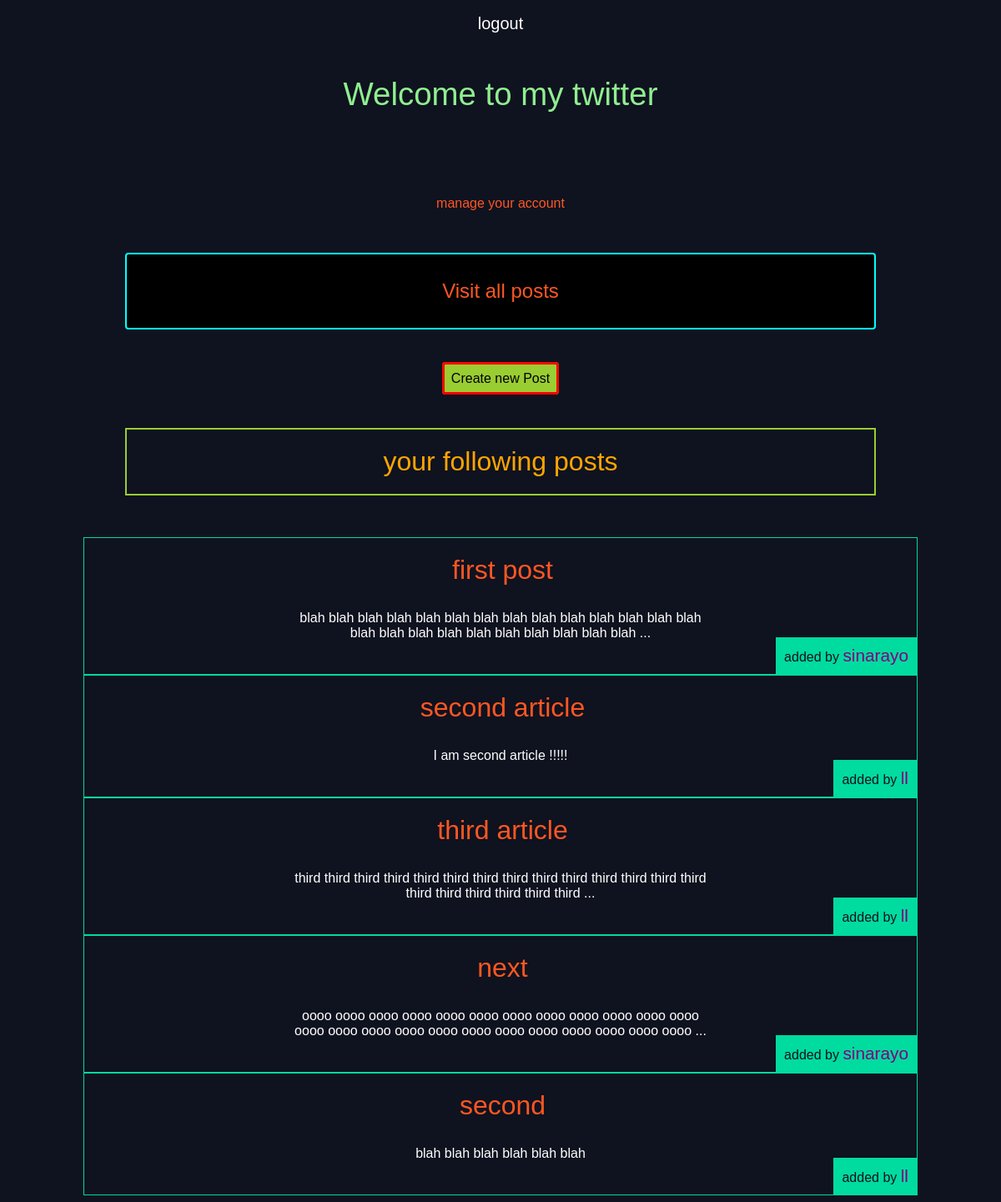
/ (signed in), run on the app's committed database.
### posts/models.py (models this page shows, shortened)
class Post(models.Model):
    title = models.CharField(max_length=60)
    body = models.TextField()
    author = models.ForeignKey(User, on_delete=models.CASCADE)
    auth_slug = models.SlugField(default=None)
    slug = models.SlugField()
    date = models.DateTimeField(auto_now_add=True)
    def editedbody(self):
        if len(self.body) > 120:
            return self.body[:120] + '  ...'
        else:
            return self.body

### Twitter/views.py (the view)
# urls.py: path('', views.HomePage, name='home'),
@login_required(login_url='/users/login')
def HomePage(request):
    me = Follow.objects.get(follower_slug=request.user)
    followings = me.other_guy.all
    posts = Post.objects.all()
    return render(request, 'home.html', {'followings': followings, 'posts': posts})

### templates/home.html (shortened to what this page needs)
{% load static %}
<!DOCTYPE html>
<html lang="en">
<head>
 <link rel="stylesheet" href="{% static 'styles.css'%}">
</head>
<div class="wrapper">
<nav>
    <ul>
        <li>
            <form class="logout-list" action="{% url 'users:logout' %}" method="post">
                <button type="submit">logout</button>
            </form>
        </li>
    </ul>
</nav>
<body>
    <h1>Welcome to my twitter</h1>
    <p><a href="{% url 'users:users' %}"> manage your account</a></p>
    <h2 class="post-page-link"><a href="{% url 'posts:home' %}">Visit all posts</a></h2>
    <p><a href="{% url 'posts:create' %}" class="highlight"> Create new Post </a></p>
    <h2 class="your_following">your following posts</h2>
    {% for post in posts %}
    {% if post.author in followings %}
    <div class="article">
    <h2 class="post_title"><a href= "{% url 'posts:post_detail' slug=post.slug %}"> {{ post.title }} </a></h2>
    <p class="editedbody"> {{ post.editedbody }} </p>
    <p class="seller">added by <a href="{% url 'users:profile' slug=post.auth_slug%}" class="author-link">{{post.author.username}}</a></p>
    </div>
    {% endif %}
    {% endfor %}
</body>
</div>
</html>

### assets/styles.css (style rules this page uses)
body { background-color: #0f121f; background-image: url(stars.jpg); background-repeat-y: 1; background-attachment: fixed; color: #fff; }
body * { font-family: arial; }
h1 { font-weight: normal; margin: 0; color: lightgreen; }
h2, h3, h4, h5 { font-weight: normal; margin: 0; }
a, a:hover, a:visited { color: #ff5722; text-decoration: none; }
.wrapper { max-width: 1000px; margin: auto; text-align: center; }
div.wrapper h1 { text-align: center; margin-top: 50px; margin-bottom: 100px; font-size: 2.4em; }
nav li { display: inline-block; margin-left: 20px; }
nav button { margin-right: 60px; background: none; color: #fff; cursor: pointer; border: 0; font-size: 20px; }
.article { display: grid; grid-gap: 30px; }
.article { padding: 10px; border: 1px solid #00dba0; position: relative; padding-bottom: 40px; }
.article h2 { font-size: 2em; margin-top: 10px; margin-left: 5px }
.article .seller { padding: 10px; background-color: #00dba0; position: absolute; right: 0; bottom: 0; margin: 0; color: #0f121f; }
a.highlight { border: 3px solid red; padding: 8px; border-radius: 4px; color: #000000; background-color: yellowgreen; }
.post-page-link { margin: 50px; border: 2px solid cyan; padding: 30px; border-radius: 4px; color: cyan; background-color: black; }
.editedbody { margin: auto auto; max-width: 500px; }
.author-link, .author-link:visited { color: purple; font-size: 1.3em; }
.your_following { border: 2px solid yellowgreen; padding:20px; font-size:2em; color:orange; margin:50px; }

### data on the page
Post: title "first post", editedbody "blah blah blah blah blah blah blah blah blah blah blah blah blah blah blah blah blah blah blah blah blah blah blah blah ...", author.username "sinarayo"
Post: title "second article", editedbody "I am second article !!!!!", author.username "ll"
Post: title "third article", editedbody "third third third third third third third third third third third third third third third third third third third third ...", author.username "ll"
Post: title "next", editedbody "oooo oooo oooo oooo oooo oooo oooo oooo oooo oooo oooo oooo oooo oooo oooo oooo oooo oooo oooo oooo oooo oooo oooo oooo ...", author.username "sinarayo"
Post: title "second", editedbody "blah blah blah blah blah blah", author.username "ll"
